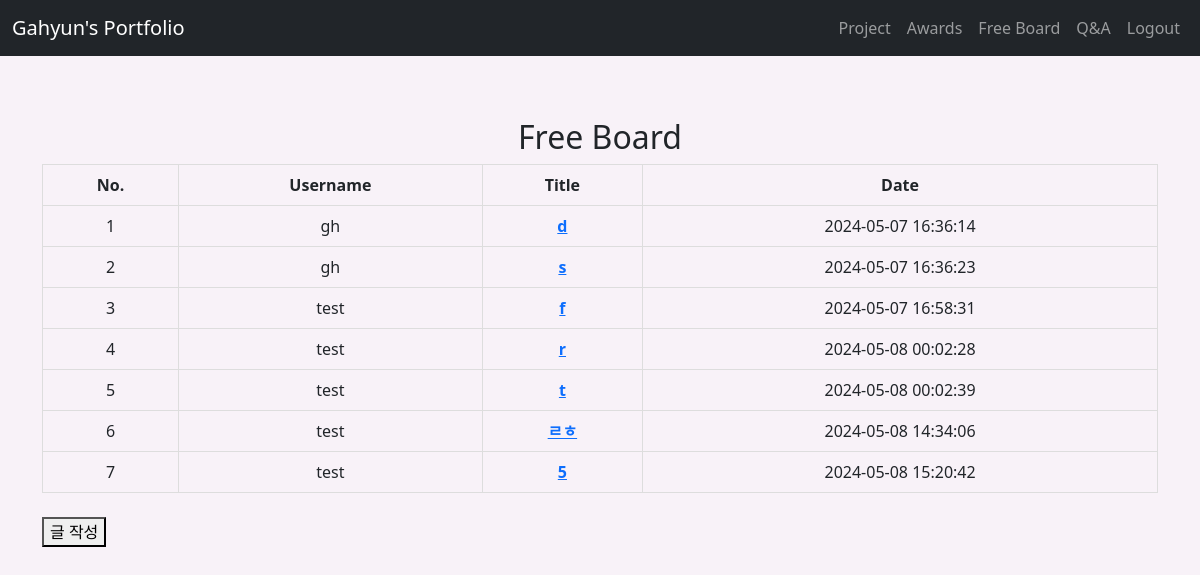
Before: /board_list (signed in) with the older database file.
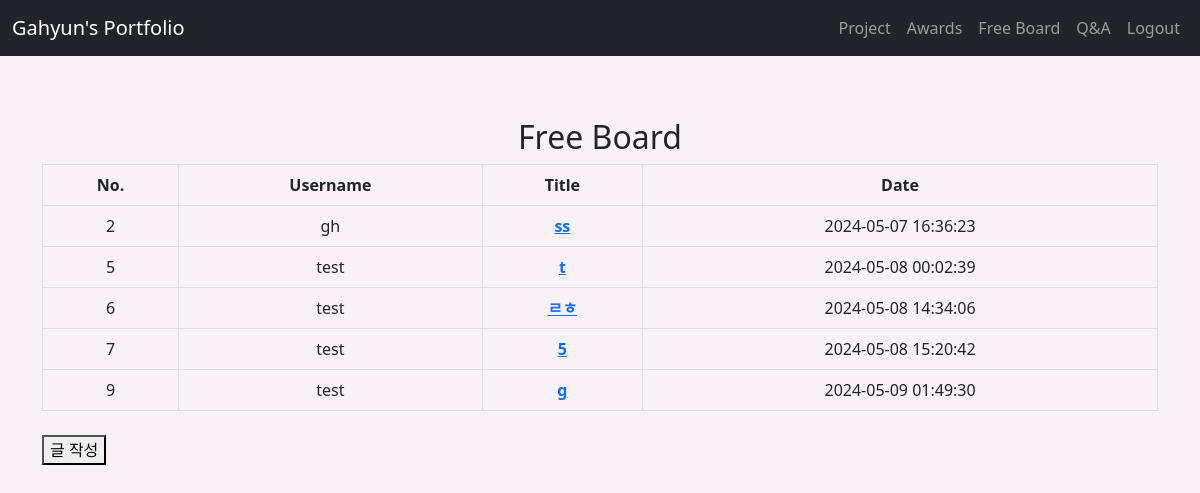
After: the same page with the newer database file.
### tables this page shows
CREATE TABLE board(
    id INTEGER NOT NULL PRIMARY KEY AUTOINCREMENT,
    u_id VARCHAR(20) NOT NULL,
    username VARCHAR(30) NOT NULL,
    title VARCHAR(100) NOT NULL,
    contents TEXT NOT NULL,
    status INTEGER NOT NULL,
    rdate DATE NOT NULL DEFAULT CURRENT_TIMESTAMP,
    mdate DATE NOT NULL DEFAULT CURRENT_TIMESTAMP,
    real_filename VARCHAR(128),
    hash_filename VARCHAR(128),
    FOREIGN KEY (username) REFERENCES user(username),
    FOREIGN KEY (u_id) REFERENCES user(id)
);

### app.py (the view)
@app.route('/board_list', methods=['GET'])
def board_list():
    try:
        if request.method == 'GET' :
            select_query = """
            SELECT id, username, title, mdate FROM board WHERE status = 1
            """
            cur.execute(select_query)
            posts = cur.fetchall()
            return render_template('board_list.html', posts=posts)
    except sqlite3.IntegrityError:
            error = "접근 불가"
            return render_template('error.html', error=error)

### templates/board_list.html
{% extends 'base.html' %}
{% block content %}
{% if 'username' in session %}
<h2 style="text-align: center;">Free Board</h2>
<table style="border-collapse: collapse; width: 100%;">
    <thead>
        <tr style="border-bottom: 1px solid #ddd; text-align: center;">
            <th style="border: 1px solid #ddd; padding: 8px;">No.</th>
            <th style="border: 1px solid #ddd; padding: 8px;">Username</th>
            <th style="border: 1px solid #ddd; padding: 8px;">Title</th>
            <th style="border: 1px solid #ddd; padding: 8px;">Date</th>
        </tr>
    </thead>
    <tbody>
        {% for post in posts %}
        <tr style="border-bottom: 1px solid #ddd;">
            <td style="border: 1px solid #ddd; padding: 8px; text-align: center;">{{ post[0] }}</td>
            <td style="border: 1px solid #ddd; padding: 8px; text-align: center;">{{ post[1] }}</td>
            <td style="border: 1px solid #ddd; padding: 8px; text-align: center;"><a href="{{url_for('board_view', id=post[0])}}"><strong>{{ post[2] }}</strong></a></td>
            <td style="border: 1px solid #ddd; padding: 8px; text-align: center;">{{ post[3] }}</td>
        </tr>
        {% endfor %}
    </tbody>
</table><br>
<button onclick="window.location.href='/board_write'">글 작성</button>
{% endif %}
{% endblock %}

Changed rows visible on the page:
no longer on this page (row edited): board: id "1", username "gh", title "d", mdate "2024-05-07 16:36:14"
no longer on this page (row edited): board: id "3", username "test", title "f", mdate "2024-05-07 16:58:31"
no longer on this page (row edited): board: id "4", username "test", title "r", mdate "2024-05-08 00:02:28"
changed board "gh": title "s" → "ss"
added board: id "9", username "test", title "g", mdate "2024-05-09 01:49:30"
